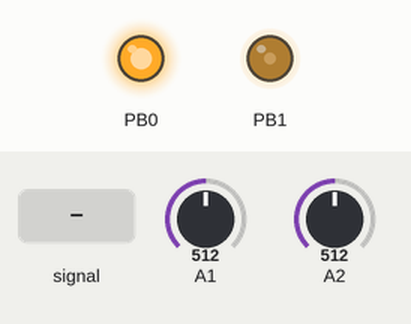
Recording of a sketch running on a simulated ATtiny85, built with avr-gcc and run on an emulated ATtiny85. Shown: output pins drawn as LEDs (lit = HIGH). The test bench sets the inputs (shaded band); at power-on: A2 = 512, A1 = 512.

Above: at 1.2 s.
1.3 s: A2 set to 17
Timing chart, 0 to 3.3 s (numbered marks = the images above; inputs shaded):
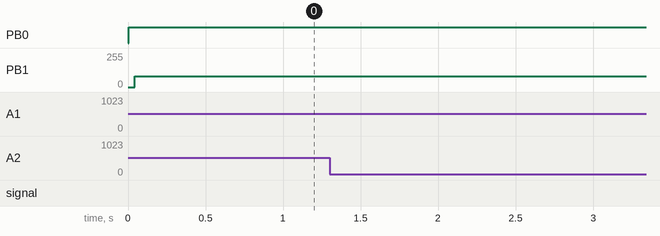

The sketch:

Jarmageddon_v2_yogya.ino
```cpp
#include <Arduino.h>
#line 1 "/Volumes/LOCALBRAIN/Projects/AVR/8BitMixtapeNeo/8BitMixtapeNEO-Experiment/Moff_Jarmageddon/Moff_Jarmageddon.ino"
#line 1 "/Volumes/LOCALBRAIN/Projects/AVR/8BitMixtapeNeo/8BitMixtapeNEO-Experiment/Moff_Jarmageddon/Moff_Jarmageddon.ino"
/*
         Jarmaggedøn
      Møffenzeef Mødular
        Røss Fish 2017
  http://moffenzeefmodular.com
         CC-BY-NC-SA
  Based on "Audio Sample Player"
      By: David Johnson-Davies
  http://www.technoblogy.com/show?QBB
          CC BY 4.0
*/

#include <avr/pgmspace.h>
#include <avr/power.h>

unsigned int Acc[] {0, 0};
unsigned int Note = 0;
unsigned int Note1 = 0;

int potRaw = 0;
int CVraw = 0;
int pitch = 0;
int modulate = 0;
int math = 0;

#line 26 "/Volumes/LOCALBRAIN/Projects/AVR/8BitMixtapeNeo/8BitMixtapeNEO-Experiment/Moff_Jarmageddon/Moff_Jarmageddon.ino"
void setup();
#line 45 "/Volumes/LOCALBRAIN/Projects/AVR/8BitMixtapeNeo/8BitMixtapeNEO-Experiment/Moff_Jarmageddon/Moff_Jarmageddon.ino"
void loop();
#line 26 "/Volumes/LOCALBRAIN/Projects/AVR/8BitMixtapeNeo/8BitMixtapeNEO-Experiment/Moff_Jarmageddon/Moff_Jarmageddon.ino"
void setup() {
    clock_prescale_set(clock_div_2); //NO PROCESSOR PRESCALE

  // Enable 64 MHz PLL and use as source for Timer1
  PLLCSR = 1 << PCKE | 1 << PLLE;

  // Set up Timer/Counter1 for PWM output
  TIMSK = 0;                              // Timer interrupts OFF
  TCCR1 = 1 << PWM1A | 2 << COM1A0 | 1 << CS10; // PWM A, clear on match, 1:1 prescale

  // Set up Timer/Counter0 for 8kHz interrupt to output samples.
  TCCR0A = 3 << WGM00;                    // Fast PWM
  TCCR0B = 1 << WGM02 | 2 << CS00;        // 1/8 prescale
  TIMSK = 1 << OCIE0A;                    // Enable compare match

  pinMode(1, OUTPUT);
  pinMode(0, OUTPUT);
}

void loop() {

  potRaw = analogRead(A1)>>3;
  CVraw = analogRead(A2)>>2;

  math = potRaw + CVraw;
  math = max(math, 0);
  math = min(math, 1023);


  Note = map(math, 0, 1023, 60000, 10);
  Note1 = map(math, 0, 1023, 100, -100);
  modulate = map(math, 0, 1023, 32, -32);

  OCR0A = map(math, 0, 1023, 255, 20);

  digitalWrite(0, CVraw>>2);
}

// Sample interrupt
ISR(TIMER0_COMPA_vect) {
  Acc[0] = Acc[0] + Note;
  Acc[1] = Acc[1] + Note1;
  OCR1A = ((((char)Acc[0] ^ Acc[1]) >> 8 & 0x80) ^ modulate); //

}
```
